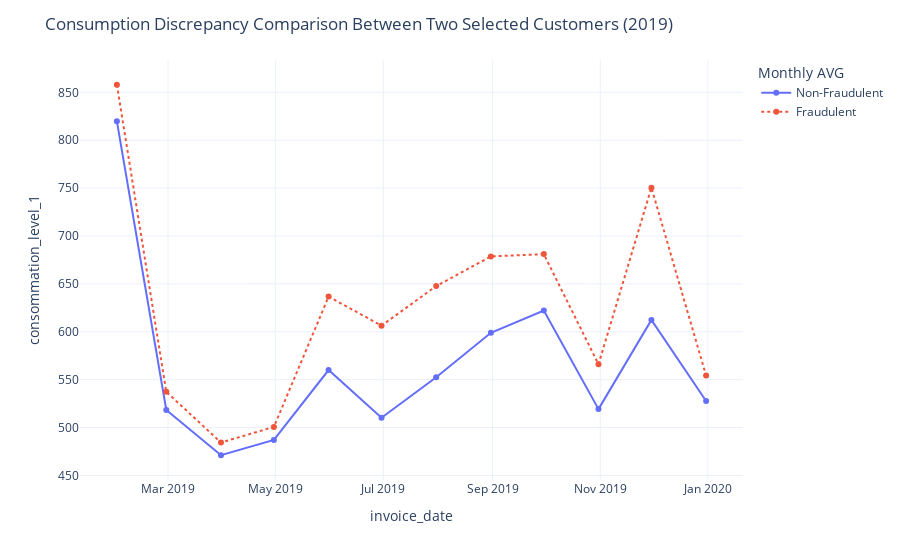

Notebook source saved alongside this figure:
### Code cell
from sklearn.model_selection import KFold
from CatBoost import CatBoostClassifier
from sklearn.metrics import roc_auc_score


# invoiceYears = train_invoice['invoice_date'].dt.year.unique()


# Define KFold cross-validation
kf = KFold(n_splits=10, shuffle=True, random_state=42)

# Initialize lists to store predictions and errors
predictions = []
# errors = []
auc_scores = []

# Iterate over folds
for fold, (train_idx, valid_idx) in enumerate(kf.split(train)):
    # Extract training and validation data for this fold
    X_train_fold, X_valid_fold = train.iloc[train_idx], train.iloc[valid_idx]
    y_train_fold, y_valid_fold = target[train_idx], target[valid_idx]

    # Define and train your model
    model = CatBoostClassifier(
        iterations=900,
        depth=8,
        learning_rate=0.055,
        subsample=0.9,
        colsample_bylevel=0.9,
        random_seed=42,
        verbose=50  # Set to 'Verbose' for training logs
    )

    # Train the model
    model.fit(X_train_fold, y_train_fold)

    # Make predictions on the validation set
    fold_preds = model.predict(X_valid_fold)
    
    '''# Evaluate model and store predictions and errors
    rmse = np.sqrt(mean_squared_error(y_valid_fold, fold_preds))
    errors.append(rmse)
    predictions.append(fold_preds)'''
    
    
    # Calculate AUC score for the fold
    auc = roc_auc_score(y_valid_fold, fold_preds)
    auc_scores.append(auc)

    # Optionally, you can also make predictions on the test set for each fold and save them for ensembling later

# Calculate average error across folds
# mean_error = np.mean(errors)
# print("Mean RMSE:", mean_error)

# Optionally, you can also ensemble the predictions from different folds here

# After ensembling (if applicable), you can make predictions on the test set using the ensemble model
# And write the submission file
# Calculate average AUC score across folds


mean_auc = np.mean(auc_scores)
print("Mean AUC:", mean_auc)

### Figure 1 — Plotly figure (JSON) as saved in the notebook; plotly's stock layout.template omitted (floating-point values rounded to 4 significant figures)
{"data": [{"hovertemplate": "Monthly AVG=Non-Fraudulent<br>invoice_date=%{x}<br>consommation_level_1=%{y}<extra></extra>", "legendgroup": "Non-Fraudulent", "line": {"color": "#636efa", "dash": "solid"}, "marker": {"symbol": "circle"}, "mode": "lines+markers", "name": "Non-Fraudulent", "orientation": "v", "showlegend": true, "type": "scatter", "x": ["2019-01-31T00:00:00", "2019-02-28T00:00:00", "2019-03-31T00:00:00", "2019-04-30T00:00:00", "2019-05-31T00:00:00", "2019-06-30T00:00:00", "2019-07-31T00:00:00", "2019-08-31T00:00:00", "2019-09-30T00:00:00", "2019-10-31T00:00:00", "2019-11-30T00:00:00", "2019-12-31T00:00:00"], "xaxis": "x", "y": [819.7, 518.3, 471.1, 487.1, 560.0, 510.3, 552.6, 598.9, 622.2, 519.2, 612.3, 527.6], "yaxis": "y"}, {"hovertemplate": "Monthly AVG=Fraudulent<br>invoice_date=%{x}<br>consommation_level_1=%{y}<extra></extra>", "legendgroup": "Fraudulent", "line": {"color": "#EF553B", "dash": "dot"}, "marker": {"symbol": "circle"}, "mode": "lines+markers", "name": "Fraudulent", "orientation": "v", "showlegend": true, "type": "scatter", "x": ["2019-01-31T00:00:00", "2019-02-28T00:00:00", "2019-03-31T00:00:00", "2019-04-30T00:00:00", "2019-05-31T00:00:00", "2019-06-30T00:00:00", "2019-07-31T00:00:00", "2019-08-31T00:00:00", "2019-09-30T00:00:00", "2019-10-31T00:00:00", "2019-11-30T00:00:00", "2019-12-31T00:00:00"], "xaxis": "x", "y": [857.9, 537.3, 484.3, 500.6, 636.7, 606.4, 647.6, 678.7, 681.1, 566.1, 750.5, 554.2], "yaxis": "y"}], "layout": {"legend": {"title": {"text": "Monthly AVG"}, "tracegroupgap": 0}, "margin": {"t": 60}, "title": {"text": "Consumption Discrepancy Comparison Between Two Selected Customers (2019)"}, "xaxis": {"anchor": "y", "domain": [0, 1], "title": {"text": "invoice_date"}}, "yaxis": {"anchor": "x", "domain": [0, 1], "title": {"text": "consommation_level_1"}}}}
